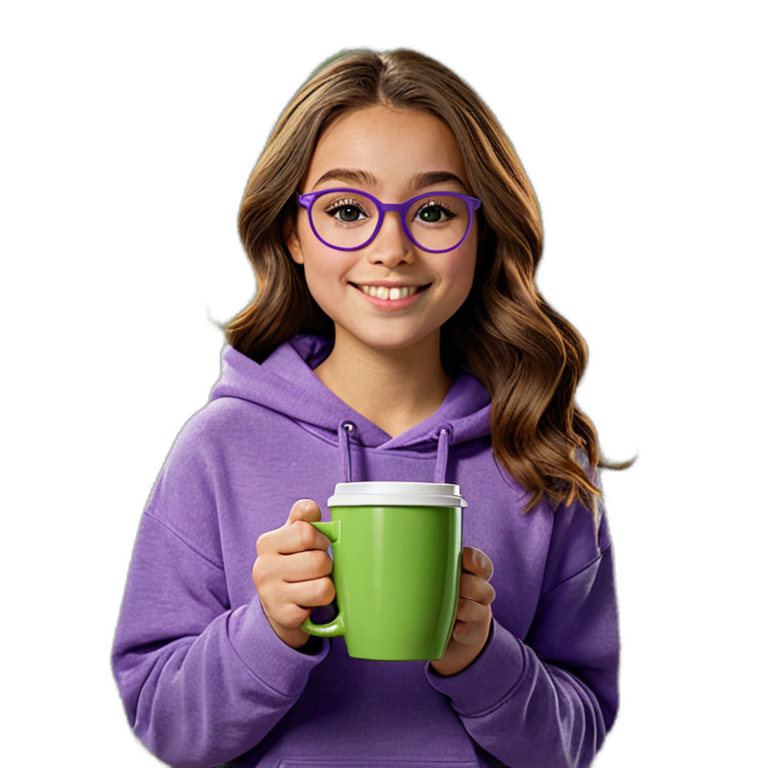
#> input picture src/FlappyBird/img/coder.png, 768 x 768 px
$ python -i gen_side_chars.py   (imports and definitions only)
#> lines starting #> are read from the running program, lines starting #| are printed output that depends on the picture; after the words box and inside, x2 and y2 are one past the last pixel; in counts of white or black regions, pixels touching at a corner belong together
"""Generate side-profile flying character images using ComfyUI, then remove backgrounds."""
import json
import urllib.request
import time
import os
import shutil
import numpy as np
from PIL import Image, ImageFilter
from collections import deque

COMFYUI_URL = "http://127.0.0.1:8188"
OUTPUT_DIR = "/Users/yin/Desktop/flappy-bird/src/FlappyBird/img"
COMFYUI_OUTPUT = "/Users/yin/ComfyUI/output"

NEGATIVE = "worst quality, low quality, blurry, watermark, text, deformed, ugly, bad anatomy, extra limbs, realistic photo, photograph, front view, facing camera, portrait, looking at viewer"

CHARACTERS = [
    {
        "name": "guitarist_side",
        "prompt": "side profile view of a cute young boy with a guitar on his back, flying through the air with arms spread like wings, disney pixar 3d cartoon style, chibi proportions, big head small body, bright solid green #00FF00 background, full body visible, dynamic flying pose facing right",
        "seed": 42,
    },
    {
        "name": "coder_side",
        "prompt": "side profile view of a cute young woman with glasses holding a coffee cup, flying through the air with one arm stretched forward like superman, disney pixar 3d cartoon style, chibi proportions, big head small body, bright solid green #00FF00 background, full body visible, dynamic flying pose facing right",
        "seed": 88,
    },
    {
        "name": "hacker_side",
        "prompt": "side profile view of a middle-aged man with thick glasses and hoodie, flying through the air with arms spread, disney pixar 3d cartoon style, chibi proportions, big head small body, bright solid green #00FF00 background, full body visible, dynamic flying pose facing right",
        "seed": 123,
    },
    {
        "name": "ghost_side",
        "prompt": "side profile view of a cute friendly cartoon ghost with a playful expression, flying through the air with small arms spread, disney pixar 3d cartoon style, transparent-ish white body, bright solid green #00FF00 background, full body visible, dynamic flying pose facing right",
        "seed": 77,
    },
]


# [67 lines left out: functions build_prompt, queue_prompt, wait_for_completion, not called in this run]


def remove_bg_floodfill(img_path, threshold=55):
    """Remove background via BFS flood-fill from border pixels."""
#> called with img_path = 'src/FlappyBird/img/coder.png', threshold = 55
    img = Image.open(img_path).convert('RGBA')
#> img is the input picture: PIL image 768x768 RGBA; mean R, G, B, A 52.6, 40.3, 45.1, 115.6
    data = np.array(img, dtype=np.float32)
    h, w = data.shape[:2]

    # Sample background color from corner regions
    cs = 15
    corners = [
        data[:cs, :cs, :3],
        data[:cs, -cs:, :3],
        data[-cs:, :cs, :3],
        data[-cs:, -cs:, :3],
    ]
    corner_pixels = np.concatenate([c.reshape(-1, 3) for c in corners])
#> corner_pixels = 900 rows, first 8: [0, 0, 0], [0, 0, 0], [0, 0, 0], [0, 0, 0], [0, 0, 0], [0, 0, 0], [0, 0, 0], [0, 0, 0]
    bg_color = np.median(corner_pixels, axis=0)
#> bg_color = [0, 0, 0]
    print(f"  Detected bg color: R={bg_color[0]:.0f} G={bg_color[1]:.0f} B={bg_color[2]:.0f}")
#|   Detected bg color: R=0 G=0 B=0

    # BFS flood fill from all border pixels
    visited = np.zeros((h, w), dtype=bool)
    bg_mask = np.zeros((h, w), dtype=bool)
    queue = deque()

    # Add all border pixels to queue
    for x in range(w):
        queue.append((0, x))
        queue.append((h - 1, x))
    for y in range(h):
        queue.append((y, 0))
        queue.append((y, w - 1))

    while queue:
        y, x = queue.popleft()
        if y < 0 or y >= h or x < 0 or x >= w:
            continue
        if visited[y, x]:
            continue
        visited[y, x] = True

        pixel = data[y, x, :3]
        diff = np.sqrt(np.sum((pixel - bg_color) ** 2))

        if diff < threshold:
            bg_mask[y, x] = True
            for dy, dx in [(-1, 0), (1, 0), (0, -1), (0, 1)]:
                ny, nx = y + dy, x + dx
                if 0 <= ny < h and 0 <= nx < w and not visited[ny, nx]:
                    queue.append((ny, nx))
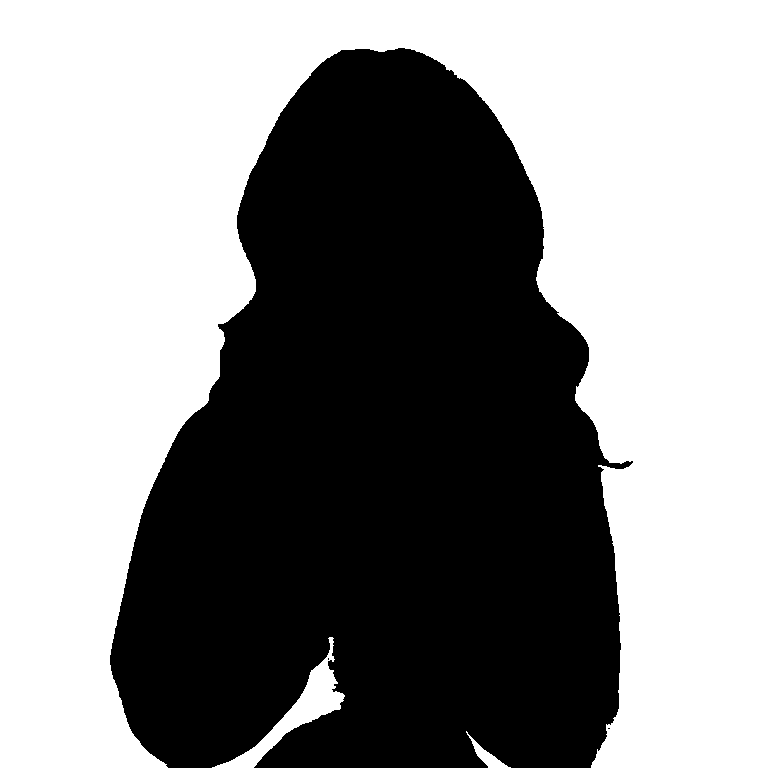
#> bg_mask: shape (768, 768) bool; 54.8% white; 3 black regions (2 under 20 px), largest, box (x1, y1, x2, y2) and area: (110, 48, 633, 768) 266368
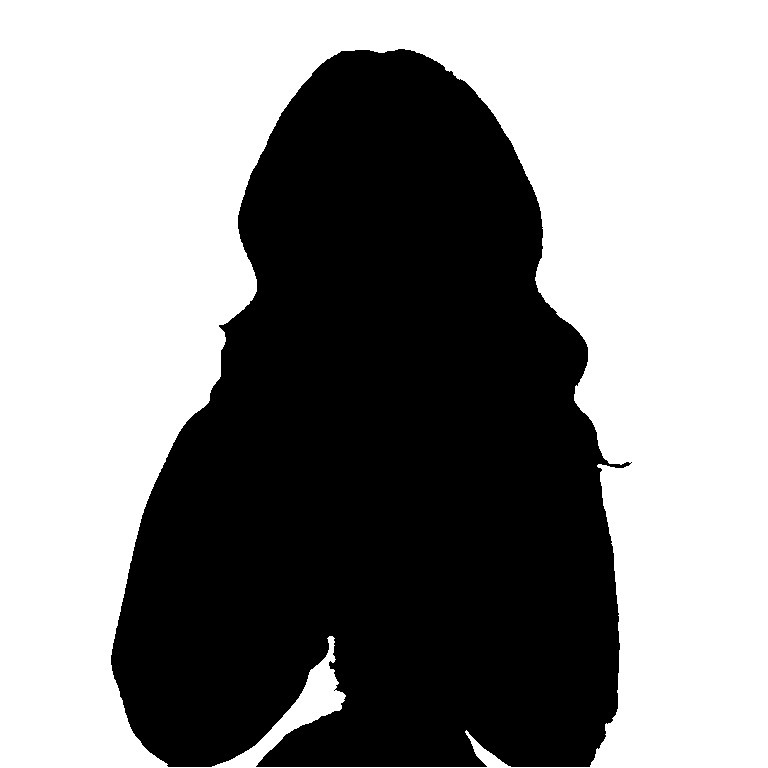
#> visited: shape (768, 768) bool; 55.3% white; 1 black region, box (x1, y1, x2, y2) and area: (111, 49, 632, 767) 263932

    # Apply mask
    result = data.copy()
    result[bg_mask, 3] = 0
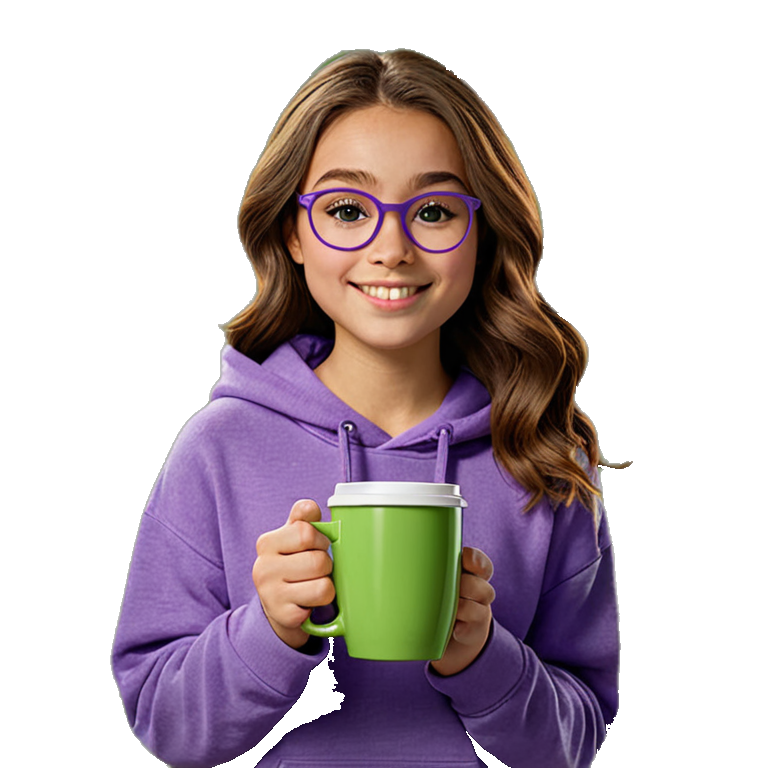
#> result: shape (768, 768, 4) float32; mean R, G, B, A 52.6, 40.3, 45.1, 114.2; transparent parts drawn white

    # Smooth edges
    alpha = Image.fromarray(result[:, :, 3].astype(np.uint8))
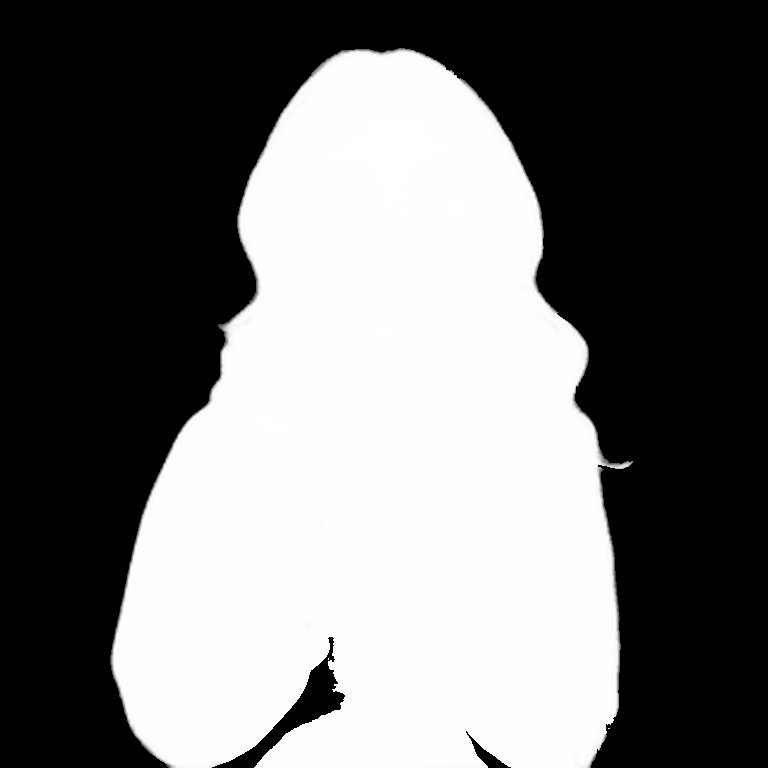
#> alpha: PIL image 768x768 L; min 0, max 255, mean 113.8
    alpha = alpha.filter(ImageFilter.GaussianBlur(radius=1))
    result[:, :, 3] = np.array(alpha)

    # Re-enforce fully transparent bg
    result[bg_mask, 3] = 0
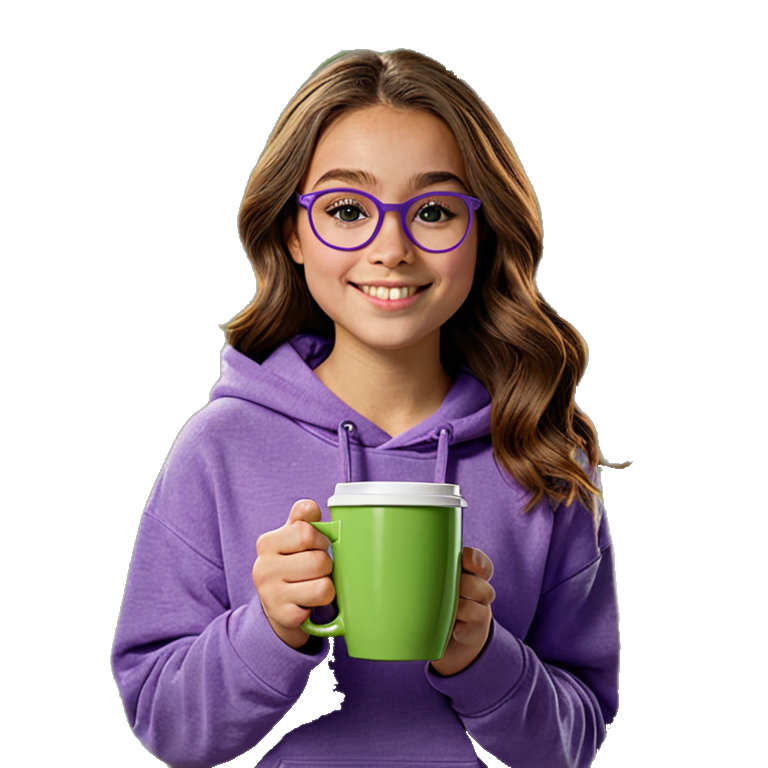
#> result: shape (768, 768, 4) float32; mean R, G, B, A 52.6, 40.3, 45.1, 114; transparent parts drawn white

    output = Image.fromarray(result.astype(np.uint8))
    output.save(img_path)
    print(f"  Background removed, saved: {img_path}")


# Generate all characters
# [27 lines not run here, left out]

>>> result = remove_bg_floodfill('src/FlappyBird/img/coder.png')
